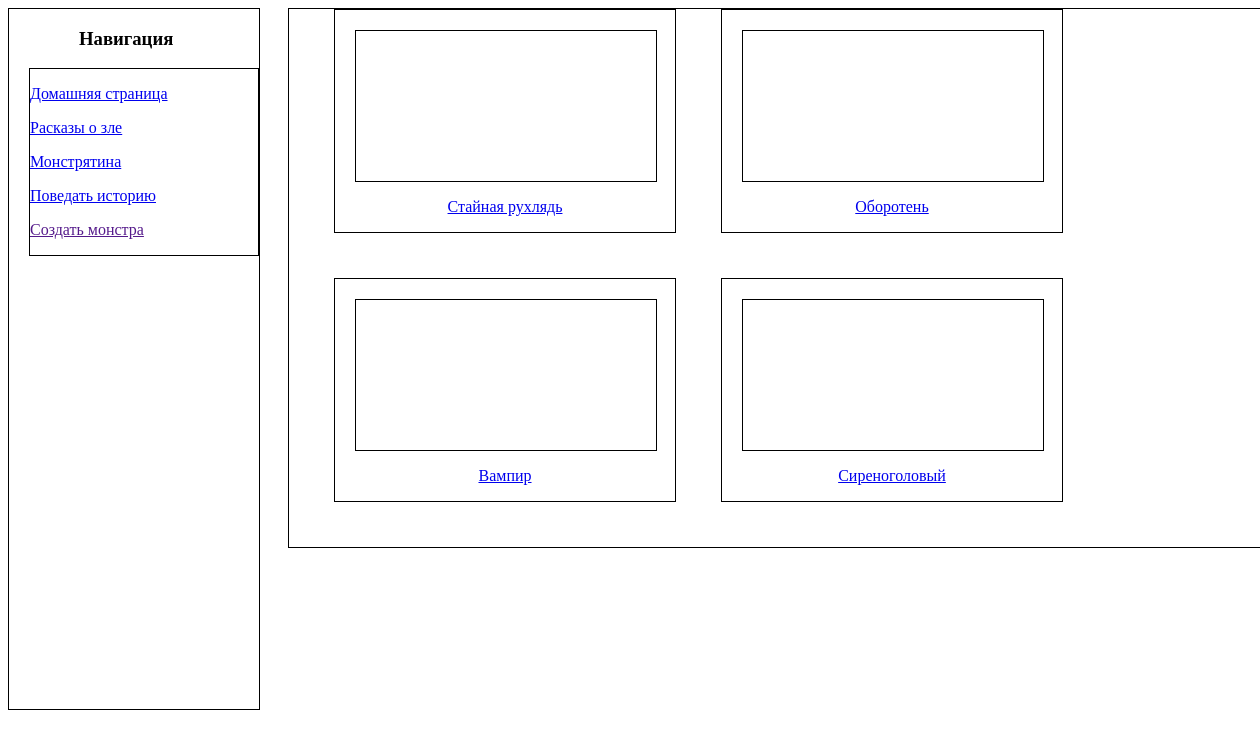
The page /monstors on the database its author committed.
### scrimers_app/models.py (models this page shows, shortened)
class MonstorModel(models.Model):
    title = models.CharField('Название', max_length=250)
    disctiption = models.TextField('Описание')

### scrimers_app/views.py (the view)
# urls.py: path('monstors', views.monstors, name='monstors'),
def monstors(reques):
    monstors = MonstorModel.objects.all() # получение всех записей из таблицы
    data = {
        'monstors' : monstors
    }
    return render(reques, 'scrimers/monstors.html', data) # рендер страницы

### scrimers_app/templates/scrimers/monstors.html (shortened to what this page needs)
{% extends 'scrimers/nvgnT.html' %}
{% load static %}
{% block styles %}
    <link rel="stylesheet" href="{% static 'scrimers/css/monstors.css' %}">
{% endblock %}
{% block content %}
<div class="content-block">
    {% for monstor in monstors %}
        <div class="monstor-block">
            <div class="image-monstor">
            </div>
            <p class="link-monstor"><a href="{% url 'monstor' monstor.id %}">{{ monstor.title }}</a></p>
        </div>
    {% endfor %}
</div>
{% endblock %}

### scrimers_app/static/scrimers/css/monstors.css (style rules this page uses)
.content-block { border: black solid 1px; margin-left: 280px; width: 80%; position: absolute; top: 8px; }
.monstor-block { border: black solid 1px; margin-left: 45px; margin-bottom: 45px; width: 340px; float: left; }
.image-monstor { border: black solid 1px; width: 300px; height: 150px; margin-left: 20px; margin-top: 20px; }
.link-monstor { text-align: center; }

### rows shown on the page
MonstorModel: title "Стайная рухлядь"
MonstorModel: title "Оборотень"
MonstorModel: title "Вампир"
MonstorModel: title "Сиреноголовый"
